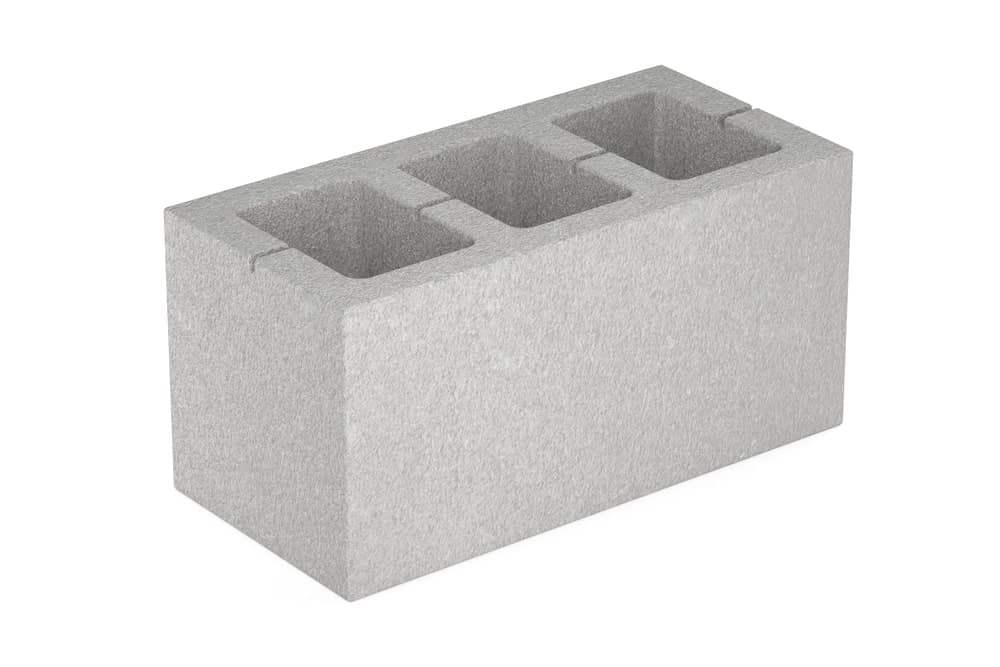
#> input picture Parte06/Ex1/images/block.jpg, 1000 x 667 px
$ python FAST.py
#> lines starting #> are read from the running program, lines starting #| are printed output that depends on the picture
#!/usr/bin/env python3

# All the other feature detection methods are good in some way.
# But they are not fast enough to work in real-time applications like SLAM.
# There comes the FAST algorithm, which is really "FAST".

import cv2 as cv

img = cv.imread('images/block.jpg',0)
#> img: shape (667, 1000); min 81, max 255, mean 226.2

# Initiate FAST object with default values
fast = cv.FastFeatureDetector_create()

# find and draw the keypoints
kp = fast.detect(img,None)
#> kp = 7128 keypoints; strongest (x, y, size): (752, 108, 7), (165, 208, 7), (852, 152, 7), (750, 105, 7)
img2 = cv.drawKeypoints(img, kp, None, color=(255,0,0))
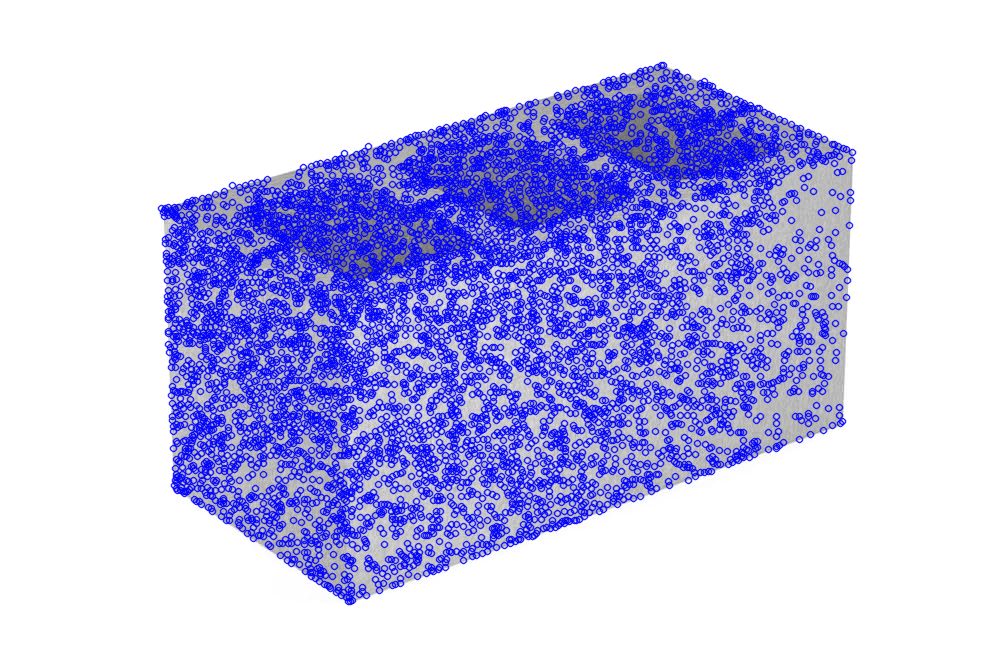
#> img2: shape (667, 1000, 3); mean of channels 0, 1, 2 239.6, 192.8, 192.8; drawn as B, G, R

# Print all default params
print( "Threshold: {}".format(fast.getThreshold()) )
print( "nonmaxSuppression:{}".format(fast.getNonmaxSuppression()) )
print( "neighborhood: {}".format(fast.getType()) )
print( "Total Keypoints with nonmaxSuppression: {}".format(len(kp)) )
#| Total Keypoints with nonmaxSuppression: 7128

cv.imshow('fast_true.png', img2)

# Disable nonmaxSuppression
fast.setNonmaxSuppression(0)
kp = fast.detect(img, None)
#> kp = 14067 keypoints; strongest (x, y, size): (660, 64, 7), (661, 64, 7), (660, 65, 7), (661, 65, 7)

print( "Total Keypoints without nonmaxSuppression: {}".format(len(kp)) )
#| Total Keypoints without nonmaxSuppression: 14067

img3 = cv.drawKeypoints(img, kp, None, color=(255,0,0))
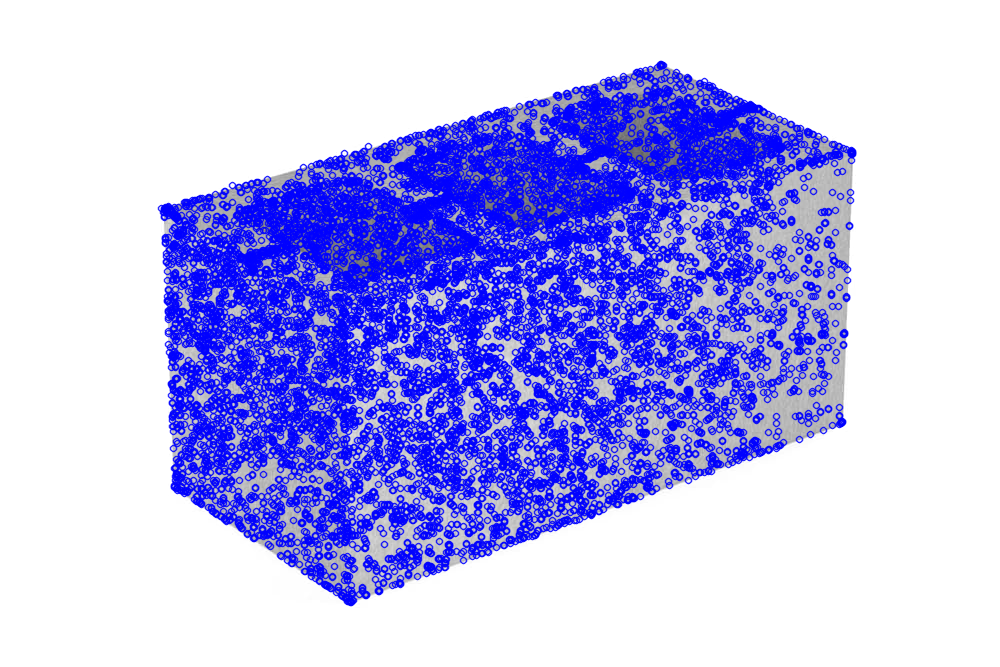
#> img3: shape (667, 1000, 3); mean of channels 0, 1, 2 243.7, 182.2, 182.2; drawn as B, G, R
cv.imshow('fast_false.png', img3)

if cv.waitKey(0) == ord('q'):
#> (key q is pressed here)
        exit()
#> (the program exits here)

$ run again, with Parte06/Ex1/images/subpixel15.jpg copied over Parte06/Ex1/images/block.jpg
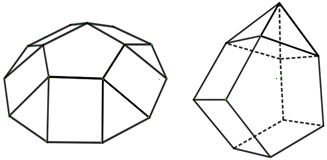
#> input picture Parte06/Ex1/images/subpixel15.jpg, 327 x 160 px
#> `kp = fast.detect(img,None)`: kp = 506 keypoints; strongest (x, y, size): (279, 3, 7), (193, 99, 7), (240, 47, 7), (281, 83, 7)
#> `img2 = cv.drawKeypoints(img, kp, None, color=(255,0,0))`:
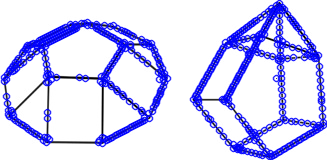
#> img2: shape (160, 327, 3); mean of channels 0, 1, 2 247.7, 208.4, 208.4; drawn as B, G, R
#| Total Keypoints with nonmaxSuppression: 506
#> `kp = fast.detect(img, None)`: kp = 1755 keypoints; strongest (x, y, size): (277, 3, 7), (278, 3, 7), (279, 3, 7), (280, 3, 7)
#| Total Keypoints without nonmaxSuppression: 1755
#> `img3 = cv.drawKeypoints(img, kp, None, color=(255,0,0))`:
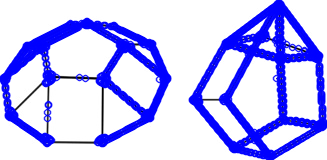
#> img3: shape (160, 327, 3); mean of channels 0, 1, 2 251.9, 191.4, 191.4; drawn as B, G, R
